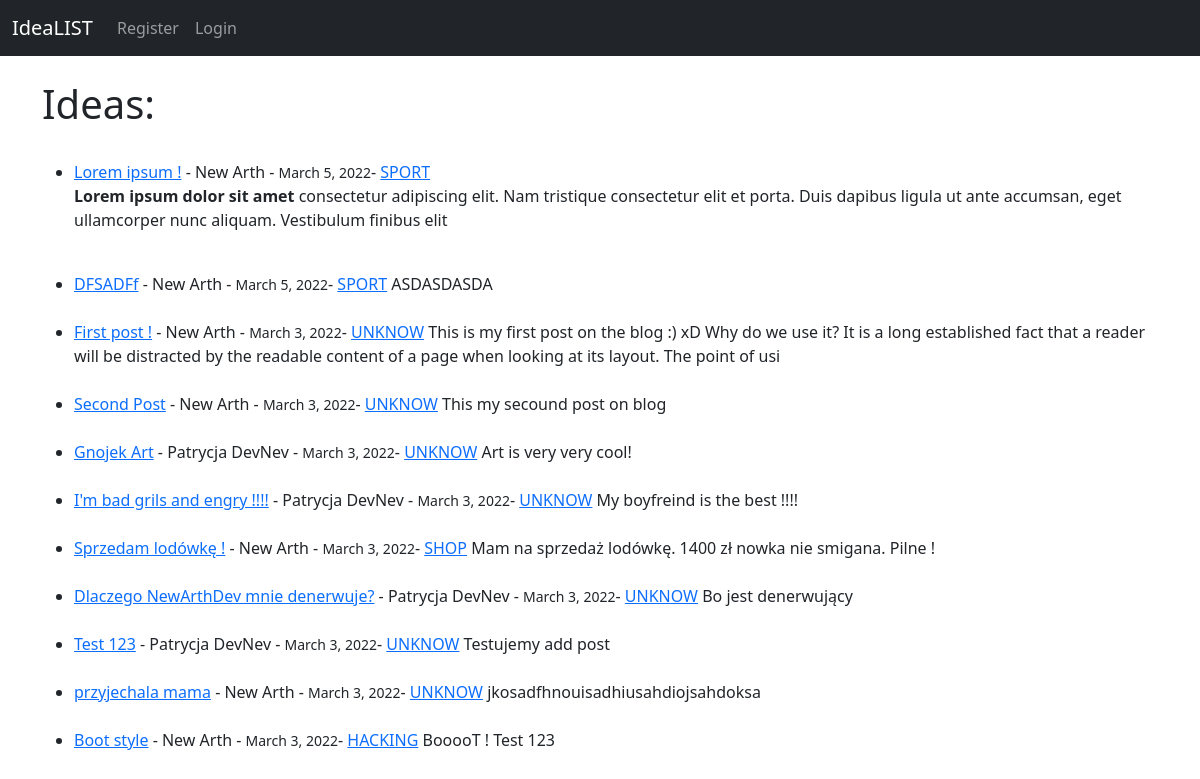
The page / on the database its author committed.
### theblog/models.py (models this page shows, shortened)
class Post(models.Model):
    title = models.CharField(max_length=255)
    title_TAG = models.CharField(max_length=255, default="My BLOG! " )  # on nie zostawił
    author = models.ForeignKey(User, on_delete=models.CASCADE,default = User)
    body = models.TextField()
    post_date = models.DateField(auto_now_add=True)
    category = models.CharField(max_length=100)

### theblog/views.py (the view)
# urls.py: path('', HomeView.as_view(), name = 'home'),
class HomeView(ListView):
    model = Post
    template_name = 'home.html'
    ordering = ['-post_date']   # odwraca numeracje po dacie

### theblog/templates/home.html (shortened to what this page needs)
{% extends 'base.html' %}
{% block content %}
<h1> Ideas: </h1><br>
<ul>
{% for post in object_list %}
    <li><a href="{% url 'article-detail' post.pk %}"> {{ post.title }}</a>
        - {{ post.author.first_name }}
        {{ post.author.last_name }} - <small>{{ post.post_date }}</small>- <a href="{% url 'category' post.category %}"> {{ post.category }}</a>
    {{ post.body|slice:":200"|safe }}</li><br/>
{% endfor %}
</ul>
{% endblock %}

### rows shown on the page
Post: title "Lorem ipsum !", author.first_name "New", author.last_name "Arth", post_date "March 5, 2022", category "SPORT", body "Lorem ipsum dolor sit amet consectetur adipiscing elit. Nam tristique consectetur elit et porta. Duis dapibus ligula ut ante accumsan, eget ullamcorper nunc aliquam. Vestibulum finibus elit"
Post: title "DFSADFf", author.first_name "New", author.last_name "Arth", post_date "March 5, 2022", category "SPORT", body "ASDASDASDA"
Post: title "First post !", author.first_name "New", author.last_name "Arth", post_date "March 3, 2022", category "UNKNOW", body "This is my first post on the blog :) xD Why do we use it? It is a long established fact that a reader will be distracted by the readable content of a page when looking at its layout. The point of usi"
Post: title "Second Post", author.first_name "New", author.last_name "Arth", post_date "March 3, 2022", category "UNKNOW", body "This my secound post on blog"
Post: title "Gnojek Art", author.first_name "Patrycja", author.last_name "DevNev", post_date "March 3, 2022", category "UNKNOW", body "Art is very very cool!"
Post: title "I'm bad grils and engry !!!!", author.first_name "Patrycja", author.last_name "DevNev", post_date "March 3, 2022", category "UNKNOW", body "My boyfreind is the best !!!!"
Post: title "Sprzedam lodówkę !", author.first_name "New", author.last_name "Arth", post_date "March 3, 2022", category "SHOP", body "Mam na sprzedaż lodówkę. 1400 zł nowka nie smigana. Pilne !"
Post: title "Dlaczego NewArthDev mnie denerwuje?", author.first_name "Patrycja", author.last_name "DevNev", post_date "March 3, 2022", category "UNKNOW", body "Bo jest denerwujący"
Post: title "Test 123", author.first_name "Patrycja", author.last_name "DevNev", post_date "March 3, 2022", category "UNKNOW", body "Testujemy add post"
Post: title "przyjechala mama", author.first_name "New", author.last_name "Arth", post_date "March 3, 2022", category "UNKNOW", body "jkosadfhnouisadhiusahdiojsahdoksa"
Post: title "Boot style", author.first_name "New", author.last_name "Arth", post_date "March 3, 2022", category "HACKING", body "BooooT ! Test 123"
